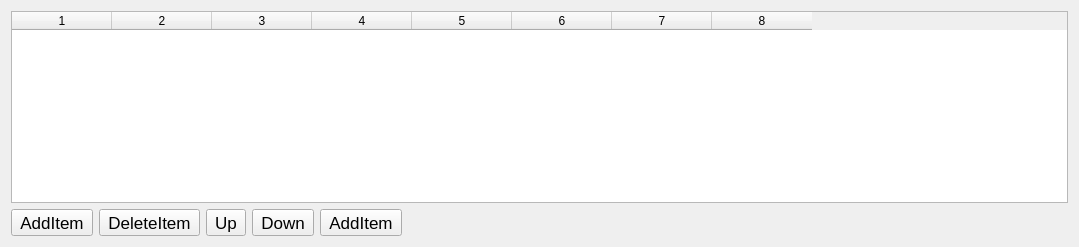
          <widget class="QWidget" name="tabKernel1">
           <attribute name="title">
            <string>Add</string>
           </attribute>
           <layout class="QGridLayout" name="gridLayout_12">
            <item row="1" column="0">
             <widget class="QToolButton" name="btnKernelAdd_Add">
              <property name="font">
               <font>
                <pointsize>13</pointsize>
               </font>
              </property>
              <property name="text">
               <string>AddItem</string>
              </property>
              <property name="icon">
               <iconset resource="qtocc.qrc">
                <normaloff>:/icon/add.png</normaloff>:/icon/add.png</iconset>
              </property>
              <property name="iconSize">
               <size>
                <width>20</width>
                <height>20</height>
               </size>
              </property>
             </widget>
            </item>
            <item row="1" column="5">
             <spacer name="horizontalSpacer_7">
              <property name="orientation">
               <enum>Qt::Horizontal</enum>
              </property>
              <property name="sizeHint" stdset="0">
               <size>
                <width>660</width>
                <height>20</height>
               </size>
              </property>
             </spacer>
            </item>
            <item row="1" column="1">
             <widget class="QToolButton" name="btnKernelAdd_Del">
              <property name="font">
               <font>
                <pointsize>13</pointsize>
               </font>
              </property>
              <property name="text">
               <string>DeleteItem</string>
              </property>
              <property name="icon">
               <iconset resource="qtocc.qrc">
                <normaloff>:/icon/del.png</normaloff>:/icon/del.png</iconset>
              </property>
              <property name="iconSize">
               <size>
                <width>20</width>
                <height>20</height>
               </size>
              </property>
              <property name="shortcut">
               <string>Del</string>
              </property>
             </widget>
            </item>
            <item row="0" column="0" colspan="6">
             <widget class="QTableWidget" name="table_kernel_add">
              <property name="styleSheet">
               <string notr="true">QTableWidget::item::selected     
{
    color:white;                       
    background:rgb(0, 124, 221);               
}
</string>
              </property>
              <property name="rowCount">
               <number>0</number>
              </property>
              <property name="columnCount">
               <number>8</number>
              </property>
              <column/>
              <column/>
              <column/>
              <column/>
              <column/>
              <column/>
              <column/>
              <column/>
             </widget>
            </item>
            <item row="1" column="2">
             <widget class="QToolButton" name="btnKernelAdd_Up">
              <property name="font">
               <font>
                <pointsize>13</pointsize>
               </font>
              </property>
              <property name="text">
               <string>Up</string>
              </property>
              <property name="icon">
               <iconset resource="qtocc.qrc">
                <normaloff>:/icon/up.png</normaloff>:/icon/up.png</iconset>
              </property>
              <property name="iconSize">
               <size>
                <width>20</width>
                <height>20</height>
               </size>
              </property>
             </widget>
            </item>
            <item row="1" column="3">
             <widget class="QToolButton" name="btnKernelAdd_Down">
              <property name="font">
               <font>
                <pointsize>13</pointsize>
               </font>
              </property>
              <property name="text">
               <string>Down</string>
              </property>
              <property name="icon">
               <iconset resource="qtocc.qrc">
                <normaloff>:/icon/down.png</normaloff>:/icon/down.png</iconset>
              </property>
              <property name="iconSize">
               <size>
                <width>20</width>
                <height>20</height>
               </size>
              </property>
             </widget>
            </item>
            <item row="1" column="4">
             <widget class="QToolButton" name="btnOpenKextDir">
              <property name="font">
               <font>
                <pointsize>13</pointsize>
               </font>
              </property>
              <property name="text">
               <string>AddItem</string>
              </property>
              <property name="icon">
               <iconset resource="qtocc.qrc">
                <normaloff>:/icon/opendb.png</normaloff>:/icon/opendb.png</iconset>
              </property>
              <property name="iconSize">
               <size>
                <width>20</width>
                <height>20</height>
               </size>
              </property>
             </widget>
            </item>
           </layout>
          </widget>
